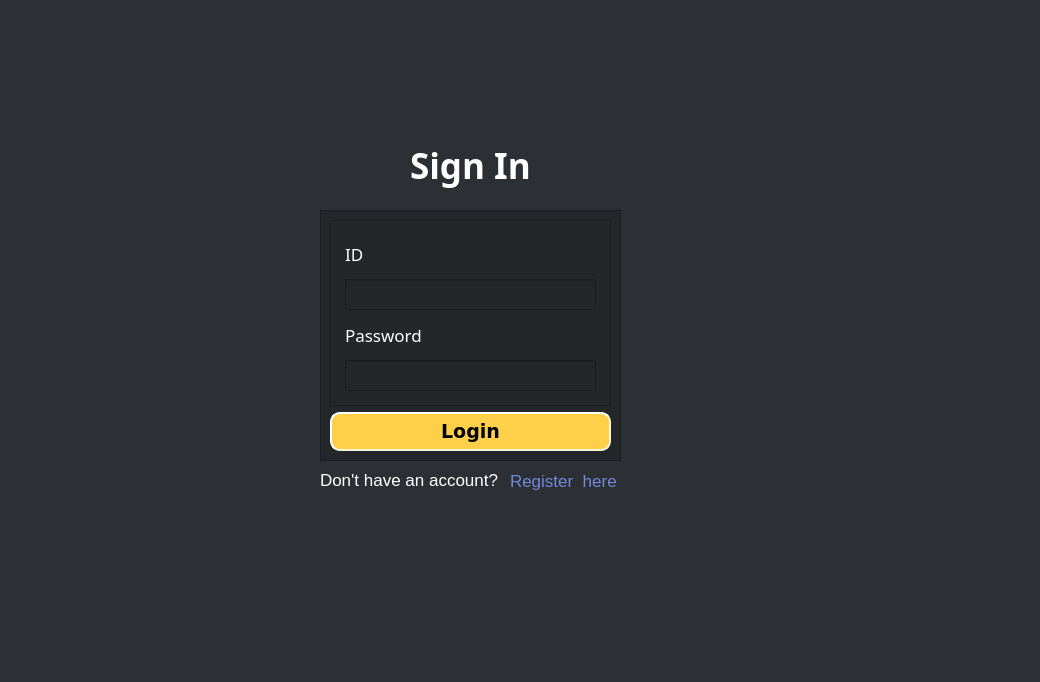
<?xml version="1.0" encoding="UTF-8"?>
<ui version="4.0">
 <class>MainWindow</class>
 <widget class="QMainWindow" name="MainWindow">
  <property name="geometry">
   <rect>
    <x>0</x>
    <y>0</y>
    <width>1040</width>
    <height>682</height>
   </rect>
  </property>
  <property name="minimumSize">
   <size>
    <width>1040</width>
    <height>682</height>
   </size>
  </property>
  <property name="maximumSize">
   <size>
    <width>1040</width>
    <height>682</height>
   </size>
  </property>
  <property name="font">
   <font>
    <family>Rekha</family>
    <pointsize>30</pointsize>
    <italic>false</italic>
    <strikeout>false</strikeout>
   </font>
  </property>
  <property name="windowTitle">
   <string>MainWindow</string>
  </property>
  <property name="styleSheet">
   <string notr="true">background-color:#2C2F33;</string>
  </property>
  <widget class="QWidget" name="centralwidget">
   <widget class="QLabel" name="label_3">
    <property name="geometry">
     <rect>
      <x>410</x>
      <y>140</y>
      <width>151</width>
      <height>51</height>
     </rect>
    </property>
    <property name="font">
     <font>
      <family>Sitka Text</family>
      <pointsize>26</pointsize>
      <weight>75</weight>
      <bold>true</bold>
      <underline>false</underline>
     </font>
    </property>
    <property name="styleSheet">
     <string notr="true">color: white;</string>
    </property>
    <property name="text">
     <string>Sign In</string>
    </property>
   </widget>
   <widget class="QFrame" name="frame_2">
    <property name="geometry">
     <rect>
      <x>320</x>
      <y>210</y>
      <width>301</width>
      <height>251</height>
     </rect>
    </property>
    <property name="styleSheet">
     <string notr="true">background-color: #23272A;
</string>
    </property>
    <property name="frameShape">
     <enum>QFrame::StyledPanel</enum>
    </property>
    <property name="frameShadow">
     <enum>QFrame::Raised</enum>
    </property>
    <layout class="QGridLayout" name="gridLayout_2">
     <item row="0" column="0">
      <widget class="QFrame" name="frame_3">
       <property name="styleSheet">
        <string notr="true"/>
       </property>
       <property name="frameShape">
        <enum>QFrame::StyledPanel</enum>
       </property>
       <property name="frameShadow">
        <enum>QFrame::Raised</enum>
       </property>
       <layout class="QGridLayout" name="gridLayout_3">
        <item row="0" column="0">
         <layout class="QGridLayout" name="gridLayout">
          <property name="leftMargin">
           <number>5</number>
          </property>
          <property name="topMargin">
           <number>5</number>
          </property>
          <property name="rightMargin">
           <number>5</number>
          </property>
          <property name="bottomMargin">
           <number>5</number>
          </property>
          <item row="4" column="0">
           <widget class="QLineEdit" name="pswd">
            <property name="font">
             <font>
              <pointsize>14</pointsize>
             </font>
            </property>
            <property name="styleSheet">
             <string notr="true">QLineEdit{
	color:white;
}

QLineEdit:focus{
	border: 1px solid rgb(170, 255, 0)  ;
}</string>
            </property>
            <property name="echoMode">
             <enum>QLineEdit::Password</enum>
            </property>
           </widget>
          </item>
          <item row="3" column="0">
           <widget class="QLabel" name="label">
            <property name="font">
             <font>
              <family>padmaa</family>
              <pointsize>13</pointsize>
             </font>
            </property>
            <property name="styleSheet">
             <string notr="true">color: white;</string>
            </property>
            <property name="text">
             <string>Password</string>
            </property>
           </widget>
          </item>
          <item row="2" column="0">
           <widget class="QLineEdit" name="id">
            <property name="font">
             <font>
              <pointsize>14</pointsize>
             </font>
            </property>
            <property name="styleSheet">
             <string notr="true">QLineEdit{
	color:white;
}

QLineEdit:focus{
	border: 1px solid rgb(170, 255, 0)  ;
}</string>
            </property>
            <property name="text">
             <string/>
            </property>
           </widget>
          </item>
          <item row="1" column="0">
           <widget class="QLabel" name="label_7">
            <property name="font">
             <font>
              <family>padmaa</family>
              <pointsize>13</pointsize>
              <weight>50</weight>
              <bold>false</bold>
             </font>
            </property>
            <property name="styleSheet">
             <string notr="true">color: white;</string>
            </property>
            <property name="text">
             <string>ID</string>
            </property>
           </widget>
          </item>
         </layout>
        </item>
       </layout>
      </widget>
     </item>
     <item row="1" column="0">
      <widget class="QPushButton" name="submit_btn">
       <property name="font">
        <font>
         <family>DejaVu Sans</family>
         <pointsize>14</pointsize>
         <weight>75</weight>
         <italic>false</italic>
         <bold>true</bold>
         <strikeout>false</strikeout>
         <kerning>false</kerning>
        </font>
       </property>
       <property name="styleSheet">
        <string notr="true">QPushButton{
	background-color: #FED049;
	border-style: outset;
	border-width: 2px;
	border-radius: 10px;
	border-color: beige;
	padding: 6px;
}

QPushButton:hover{
		background-color: #7289DA;
		color: white;
}</string>
       </property>
       <property name="text">
        <string>Login</string>
       </property>
      </widget>
     </item>
    </layout>
   </widget>
   <widget class="QLabel" name="label_2">
    <property name="geometry">
     <rect>
      <x>600</x>
      <y>211</y>
      <width>441</width>
      <height>461</height>
     </rect>
    </property>
    <property name="text">
     <string>&lt;html&gt;&lt;head/&gt;&lt;body&gt;&lt;p&gt;&lt;img src=&quot;:/illustrations/imgs/2.png&quot;/&gt;&lt;/p&gt;&lt;/body&gt;&lt;/html&gt;</string>
    </property>
   </widget>
   <widget class="QLabel" name="label_4">
    <property name="geometry">
     <rect>
      <x>-120</x>
      <y>-160</y>
      <width>371</width>
      <height>321</height>
     </rect>
    </property>
    <property name="text">
     <string>&lt;html&gt;&lt;head/&gt;&lt;body&gt;&lt;p&gt;&lt;img src=&quot;:/illustrations/imgs/6.png&quot;/&gt;&lt;/p&gt;&lt;/body&gt;&lt;/html&gt;</string>
    </property>
   </widget>
   <widget class="QLabel" name="label_5">
    <property name="geometry">
     <rect>
      <x>-110</x>
      <y>260</y>
      <width>411</width>
      <height>401</height>
     </rect>
    </property>
    <property name="text">
     <string>&lt;html&gt;&lt;head/&gt;&lt;body&gt;&lt;p&gt;&lt;img src=&quot;:/illustrations/imgs/7.png&quot;/&gt;&lt;/p&gt;&lt;/body&gt;&lt;/html&gt;</string>
    </property>
   </widget>
   <widget class="QLabel" name="label_11">
    <property name="geometry">
     <rect>
      <x>320</x>
      <y>470</y>
      <width>198</width>
      <height>20</height>
     </rect>
    </property>
    <property name="font">
     <font>
      <pointsize>13</pointsize>
     </font>
    </property>
    <property name="styleSheet">
     <string notr="true">color: white;</string>
    </property>
    <property name="text">
     <string>Don't have an account? </string>
    </property>
   </widget>
   <widget class="QLabel" name="label_12">
    <property name="geometry">
     <rect>
      <x>510</x>
      <y>470</y>
      <width>121</width>
      <height>21</height>
     </rect>
    </property>
    <property name="font">
     <font>
      <pointsize>13</pointsize>
     </font>
    </property>
    <property name="styleSheet">
     <string notr="true">color: #7289da;</string>
    </property>
    <property name="text">
     <string>Register  here</string>
    </property>
   </widget>
   <zorder>label_2</zorder>
   <zorder>label_5</zorder>
   <zorder>label_11</zorder>
   <zorder>label_3</zorder>
   <zorder>frame_2</zorder>
   <zorder>label_4</zorder>
   <zorder>label_12</zorder>
  </widget>
 </widget>
 <resources>
  <include location="res.qrc"/>
 </resources>
 <connections/>
</ui>
